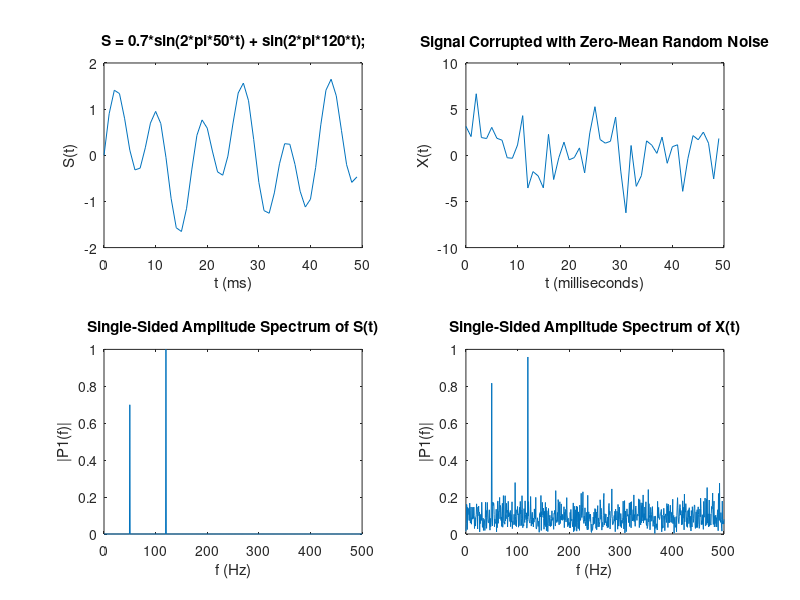

Source code (MATLAB):
%https://ww2.mathworks.cn/help/matlab/ref/fft.html
% david.wang.wei  Ph.D # scu
% https://github.com/oneway3124/signal_system_inference
Fs = 1000;            % Sampling frequency                    
T = 1/Fs;             % Sampling period       
L = 1500;             % Length of signal
t = (0:L-1)*T;        % Time vector
S = 0.7*sin(2*pi*50*t) + sin(2*pi*120*t);
X = S + 2*randn(size(t));

subplot(221);
plot(1000*t(1:50),S(1:50))
title('S = 0.7*sin(2*pi*50*t) + sin(2*pi*120*t);')
xlabel('t (ms)')
ylabel('S(t)')

subplot(222);
plot(1000*t(1:50),X(1:50))
title('Signal Corrupted with Zero-Mean Random Noise')
xlabel('t (milliseconds)')
ylabel('X(t)')

Y = fft(X);
P2 = abs(Y/L);
P1 = P2(1:L/2+1);
P1(2:end-1) = 2*P1(2:end-1);

f = Fs*(0:(L/2))/L;

subplot(224);
plot(f,P1) 
title('Single-Sided Amplitude Spectrum of X(t)')
xlabel('f (Hz)')
ylabel('|P1(f)|')

Y = fft(S);
P2 = abs(Y/L);
P1 = P2(1:L/2+1);
P1(2:end-1) = 2*P1(2:end-1);

subplot(223);
plot(f,P1) 
title('Single-Sided Amplitude Spectrum of S(t)')
xlabel('f (Hz)')
ylabel('|P1(f)|')